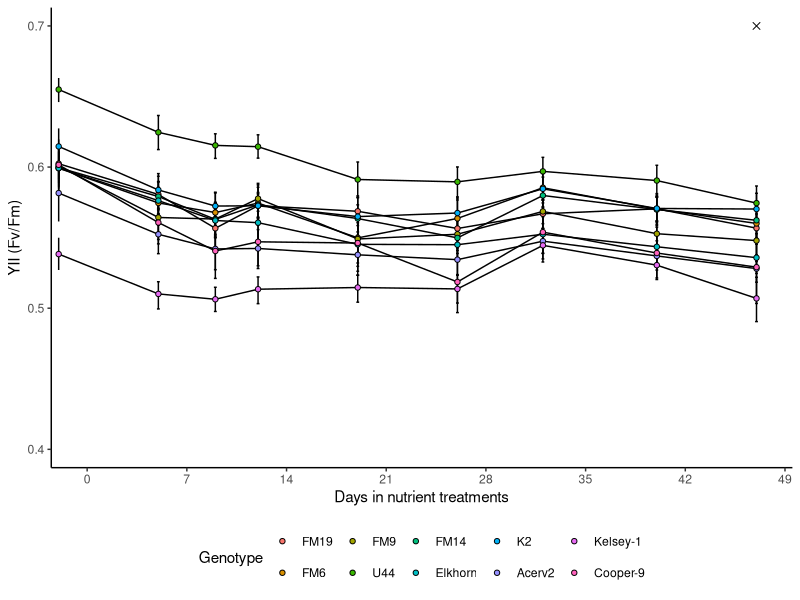
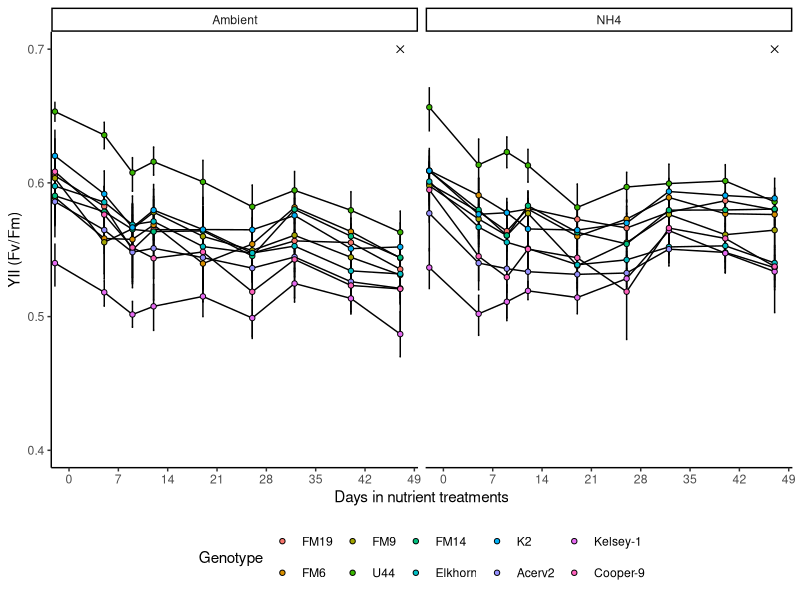
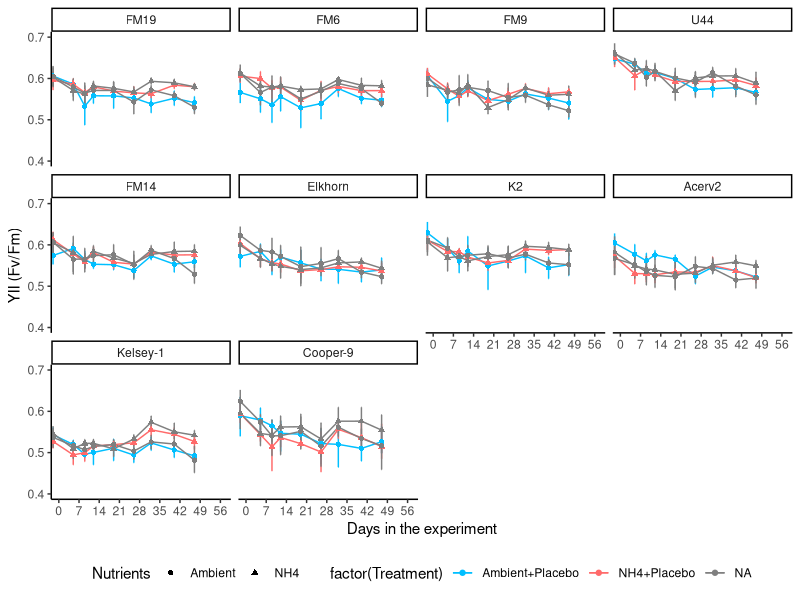
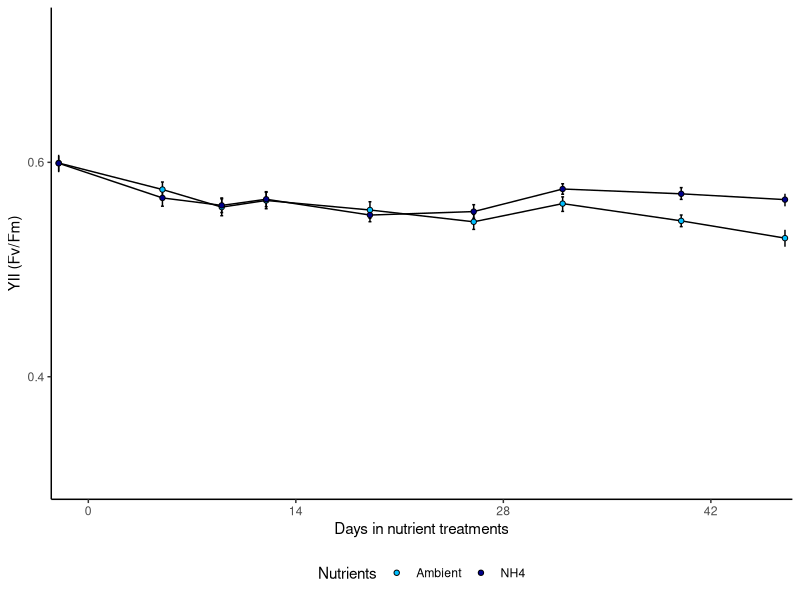
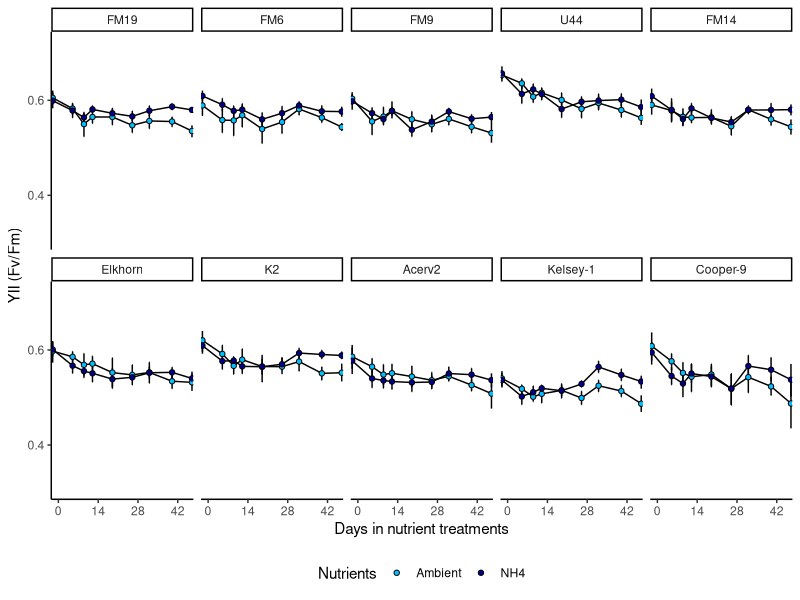
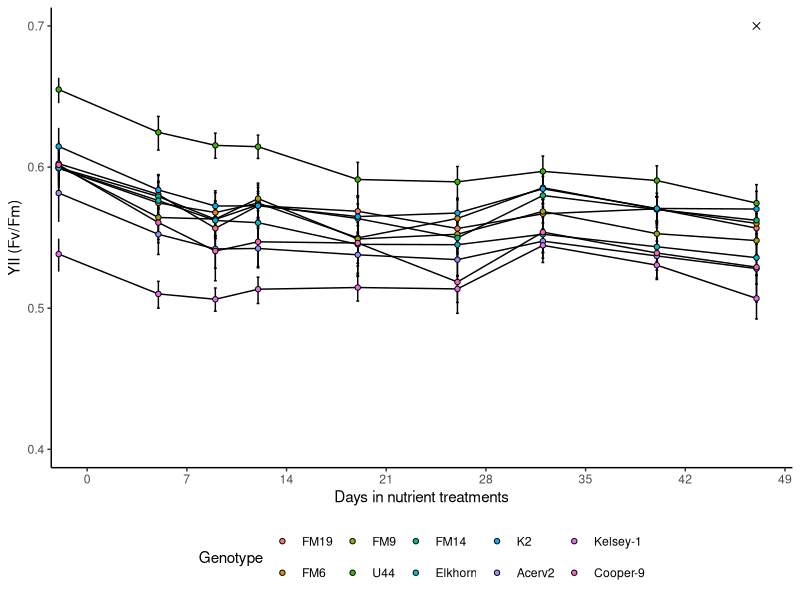

The R script that drew these images, in order: (Note: this script raises an error after producing the figures.)
## ---- chunk 1
knitr::opts_chunk$set(echo = FALSE, warning=FALSE, message=FALSE, fig.width=7, fig.height=7 )
## ---- chunk 2

# Get all libraries and sources required to run the script

library(dplyr)
library(plyr)
library(reshape2)
library(ggplot2)
library(ggthemes)

theme_set (theme_classic() + theme(panel.grid.major = element_blank(),
                              panel.grid.minor = element_blank(), 
                              axis.line = element_line(colour = "black"),
                              legend.position="none",
                              plot.title = element_text(size=12,
                                                        face="bold"),
                              #panel.border = element_rect(colour = "black",
                              #fill=NA, size=1)
                              panel.border = element_blank()
                              ))

# Treatment colour
  Fill.colour <- scale_colour_manual(values =
                     c("deepskyblue", "indianred1", "blue4", "red4"))

  
# Models 
  library(lme4)
  library(multcomp)
  library(multcompView)
  library(emmeans)
  library(effects)
  library(lmerTest)
## ---- chunk 3

# 1. Import data: 
    YII.Tall<-read.csv("Data/YII_tall.csv")

# 2. Data clean-up an types: 
  
  # Variable types 
    YII.Tall$Time<-as.numeric(YII.Tall$Time)
    YII.Tall$Date<-as.Date(YII.Tall$Date, "%Y-%m-%d")
    YII.Tall$Days<-(as.numeric(YII.Tall$Date)-18518)
    YII.Tall$Date[which(YII.Tall$Date=="2020-09-04")]<-"2020-09-02"
    YII.Tall$Date<-as.Date(YII.Tall$Date, "%Y-%m-%d")
    YII.Tall<-filter(YII.Tall, Date!="2020-10-29")
  
  # Remove-unused data    
    Extras <- YII.Tall[which (YII.Tall$Nutrients=="Extra"), ]
    YII.Tall <- droplevels(YII.Tall[!rownames(YII.Tall) %in%
                                        rownames(Extras), ])
    
    Error <- YII.Tall[which (YII.Tall$YII==0), ]
    YII.Tall <- droplevels(YII.Tall[!rownames(YII.Tall) %in%
                                        rownames(Error), ])
    
    YII.Tall<-filter(YII.Tall, Genotype!="U41")
    #YII.Tall$Genotype <- droplevels(YII.Tall$Genotype)
    YII.Tall$Genotype<-factor(YII.Tall$Genotype, 
                              levels=c("FM19", "FM6", "FM9", "U44",
                                       "FM14", "Elkhorn","K2",
                                      "Acerv2", "Kelsey-1", "Cooper-9"))

    
  # Treatments
    YII.Tall$Nutrients<-factor(YII.Tall$Nutrients, 
                             levels= c("Ambient", "NH4"), ordered=TRUE)
    YII.Tall$Disease<-factor(YII.Tall$Disease, 
                             levels= c("Placebo", "Disease"),
                             ordered=TRUE)
    YII.Tall$Treatment<-paste(YII.Tall$Nutrients, YII.Tall$Disease,
                              sep = "+")
    YII.Tall$Treatment<-factor(YII.Tall$Treatment,
                              levels = c("Ambient+Placebo",
                                         "Ambient+Disease",
                                         "NH4+Placebo", "NH4+Disease"))
    YII.Tall$DayF<-as.factor(YII.Tall$Days)
  
  # Replicates
    YII.Tall$Tank<-factor(YII.Tall$Tank, ordered=FALSE)
    YII.Tall$Genotype<-factor(YII.Tall$Genotype, ordered=FALSE)
  
  summary(YII.Tall)

LastTreatment<-YII.Tall[which(YII.Tall$Time=='12'|YII.Tall$Time=='13'), ]

YII.Nutrients<-YII.Tall[YII.Tall$Days>-3,]
YII.Nutrients<-YII.Nutrients[YII.Nutrients$Days<51,]
## ---- chunk 4
# Genotype
YII_Genet<- ggplot(YII.Nutrients, aes (Days, YII, fill=Genotype)) +
  stat_summary(fun.data = "mean_cl_boot",geom = "errorbar", width = 0.2 )+
    stat_summary(fun=mean, geom="line") + 
    stat_summary(fun=mean, geom="point", shape=21) + 
  #geom_jitter(alpha=0.5, shape=21)+
  theme(legend.position = "bottom")+
  scale_y_continuous(limits = c(0.4, .70),
                         breaks = seq(0, 0.7, 0.1),  
                         expand = c(0.01, 0.01),
                         name=("YII (Fv/Fm)"))+
  scale_x_continuous(limits = c(-2, 49),
                         breaks = seq(0, 50, 7),  
                         expand = c(0.01, 0.01),
                         name=("Days in nutrient treatments"))+
   annotate("rect",xmin=48, ymin=0.2, xmax = 49, ymax = 0.7, 
               alpha=0.5)+
  # Tissue samples
  annotate("point",x=c(47), y=c(0.7), 
           shape=4, size=2)+
  annotate("point",x=c(58), y=c(0.7), 
           shape=4, size=2)
YII_Genet
ggsave(YII_Genet, file="Outputs/Fig_S2_YII_genets.svg", width=5, height=4)

YII_Genet+ facet_wrap(~Nutrients)
#YII_Genet+ facet_wrap(~Disease)
#YII_Genet+ facet_wrap(Nutrients~Disease)
## ---- chunk 5
YII_Genet2<- ggplot(YII.Nutrients, aes (Days, YII, colour=factor(Treatment), shape=Nutrients)) +
  stat_summary(fun.data = "mean_cl_boot",geom = "errorbar", width = 0.2 )+
  stat_summary(fun=mean, geom="line") + 
  stat_summary(fun=mean, geom="point") +
  #geom_jitter(alpha=0.2)+
  theme(legend.position = "bottom")+
  scale_y_continuous(limits = c(0.4, .70),
                         breaks = seq(0, 0.7,0.1),  
                         expand = c(0.01, 0.01),
                         name=("YII (Fv/Fm)"))+
  scale_x_continuous(limits = c(-2, 59),
                         breaks = seq(0, 60, 7),  
                         expand = c(0.01, 0.01),
                         name=("Days in the experiment"))+
  Fill.colour

YII_Genet2+ facet_wrap(Genotype~.)
## ---- chunk 6

YII_Nutrients<- ggplot(YII.Nutrients, aes (Days, YII, fill=Nutrients)) +
  stat_summary(fun.data = "mean_cl_boot",geom = "errorbar", width = 0.2 )+
  stat_summary(fun=mean, geom="line") + 
  stat_summary(fun=mean, geom="point", shape=21) +
  #geom_jitter(alpha=0.2)+
  theme(legend.position = "bottom")+
  scale_y_continuous(limits = c(0.3, .73),
                         breaks = seq(0, 0.7,0.2),  
                         expand = c(0.01, 0.01),
                         name=("YII (Fv/Fm)"))+
  scale_x_continuous(limits = c(-2, 47),
                         breaks = seq(0, 60, 14),  
                         expand = c(0.01, 0.01),
                         name=("Days in nutrient treatments"))+
  scale_fill_manual(values =
                     c("deepskyblue", "blue4"))
YII_Nutrients
YII_Nutrients<-YII_Nutrients + facet_wrap(Genotype~., ncol = 5)
YII_Nutrients
#ggsave(YII_Nutrients, file="Outputs/Fig_S2_YII.svg", width=7, height=5)
## ---- chunk 7
LM_Genet_Days<-lmer(YII ~ Genotype * DayF * Nutrients +
                             (1|Fragment), data= YII.Nutrients)
  anova(LM_Genet_Days)
  step(LM_Genet_Days)

Model<-lmer(YII ~ Genotype + Nutrients + DayF + (1 | Fragment) + 
  Genotype:DayF + Nutrients:DayF, data = YII.Nutrients)
anova(Model)
ranova(Model)
  #summary(LM_Genet_Days)
  #coef(LM_Genet_Days)
  #fitted(LM_Genet_Days)
      
  #layout(matrix(1:4,2,2))  
  #plot(Model)  
  #plot(Effect(c("Genotype","DayF"), Model), x.var="DayF", multiline=T, ci.style="bars")

#  Simple Pair-wise comparisons
cld(emmeans(Model, "Genotype"))
cld(emmeans(Model, "Nutrients"))

YIIAcer_G_Emm<-cld(emmeans(Model, ~Genotype, by="DayF"))
  #YIIAcer_G_Emm<-YIIAcer_G_Emm[order(YIIAcer_G_Emm$DayF, YIIAcer_G_Emm$Genotype), ]
  YIIAcer_G_Emm
  #write.csv(YIIAcer_G_Emm, "Outputs/YII_Genotype_Emm.csv")

YIIAcer_N_Emm<-cld(emmeans(Model, ~Nutrients, by="DayF"))
  YIIAcer_N_Emm
  #write.csv(YIIAcer_N_Emm, "Outputs/YII_Nut_Emm.csv")

## ---- chunk 8
# Creates bibliography 
#knitr::write_bib(c(.packages()), "packages.bib")
